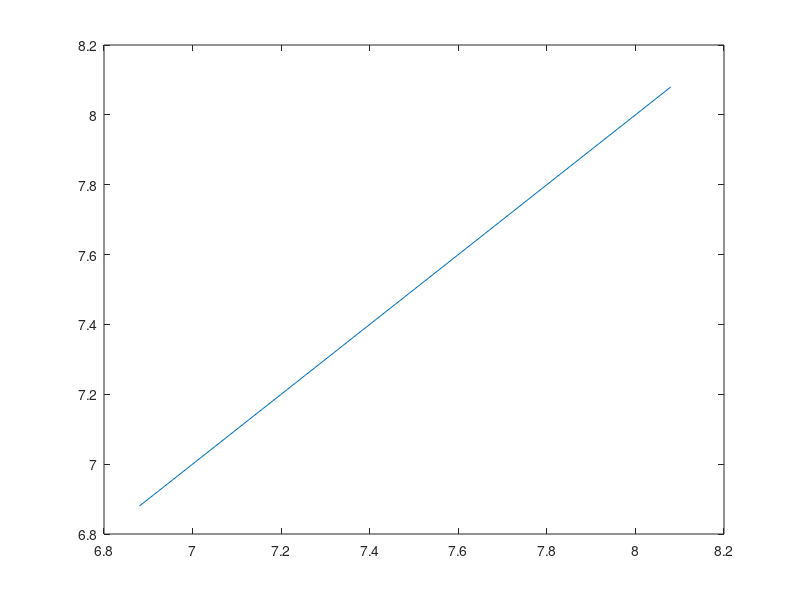
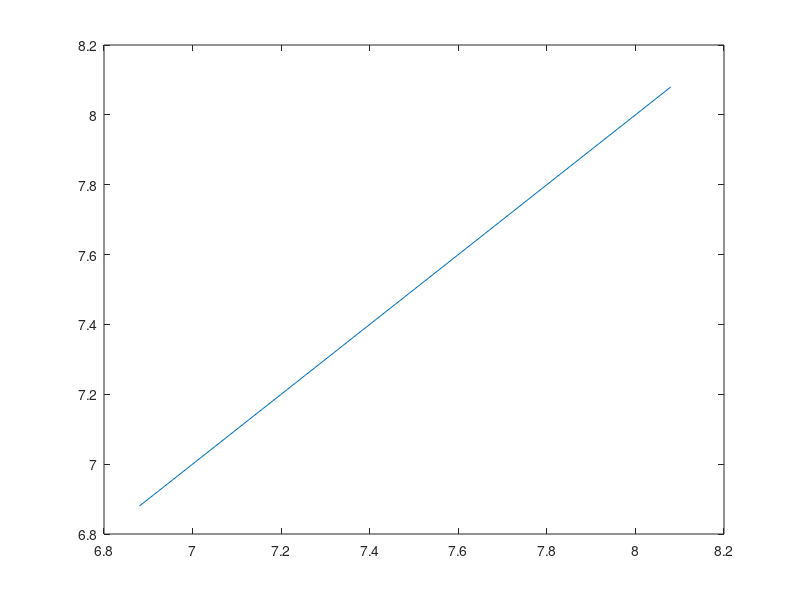
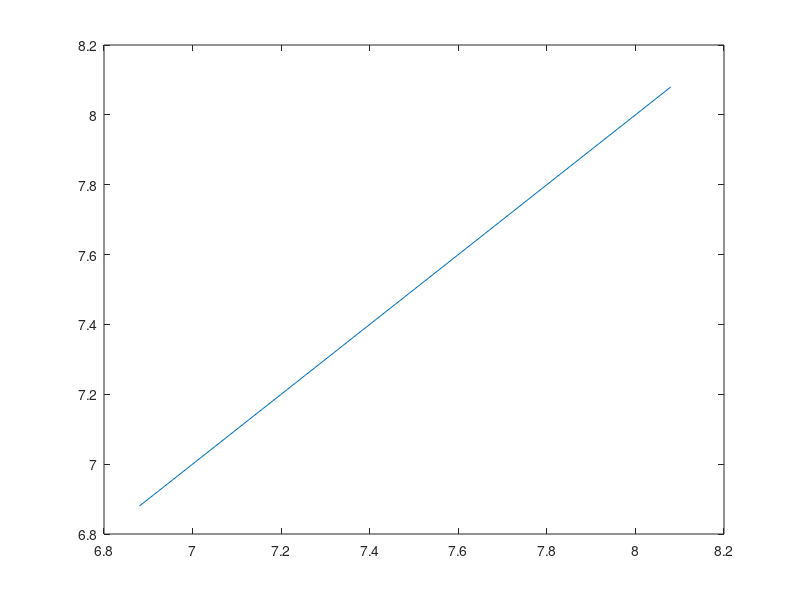
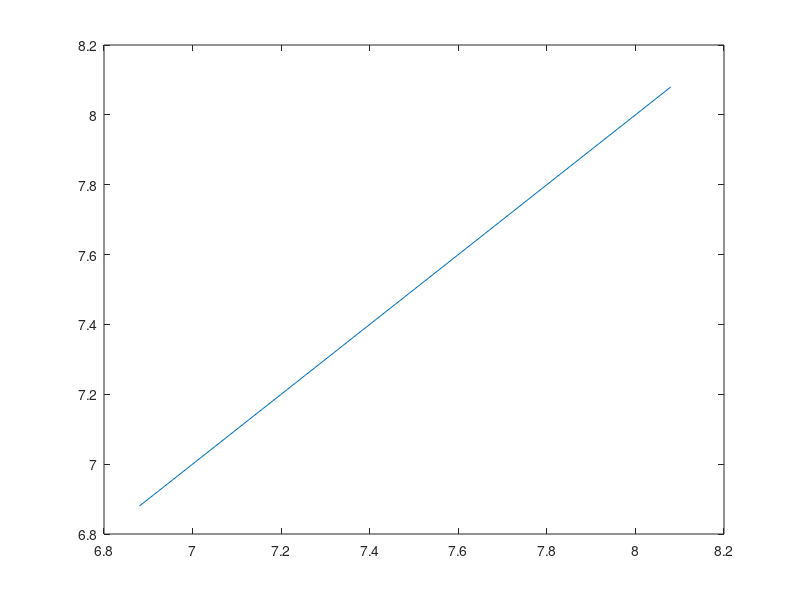

Source code (MATLAB) for these figures, in order: (Note: this script raises an error after producing the figures.)

clear; close all; clc


nlevels = 12;
nreps = 5;

load samples_chip1_new;
load pH2;

featurenum = size(X, 1);

X = X';

Xtrim = X(:,200:1000);

% [B,FitInfo] = lasso(Xtrim,pH);

% look at
% http://www.mathworks.co.uk/help/stats/lasso.html#bs25w54-6
% to see input/output params.

% 
% disp('Number of non-zero coeffs for each lambda value');
% FitInfo.DF

% select say index 31 (with DF = 19)
% plot(200:1000,B(:,31))

load index;

%figure('name', 'Lasso');
%hold on;

%load lambda;
%lambda = lambda';
lambda = 0.0001:0.0001:0.0021;
%lambda=[0.0001 0.0008];
lambdacnt = size(lambda,2);
tot = zeros(lambdacnt,1);
v = zeros(lambdacnt*nreps, 1000-200+1);

fhandle = zeros(lambdacnt,1);

for i = 1:lambdacnt
    fhandle(i) = figure;
    xlabel('Observed Response');
    ylabel('Fitted Response');  
    lx = [min(pH) max(pH)];
    ly = lx;
    plot(lx, ly);
end

for i = 1:nreps
        test = (indices == i); train = ~test;
        Xtrain = Xtrim(train,:);
        pHtrain = pH(train);
        Xtest = Xtrim(test,:);
        pHtest = pH(test);

        B = lasso(Xtrain,pHtrain - mean(pHtrain),'Lambda',lambda);
   
        for k = 1:lambdacnt
            figure(fhandle(k));
            hold on;
            betaLasso = B(:,k);
            v((k-1)*nreps+i,:) = betaLasso;
        
            betaLasso = [mean(pHtrain) - mean(Xtrain) * betaLasso; betaLasso];
            yfitLasso = [ones(size(Xtest,1),1) Xtest] * betaLasso;
            plot(pHtest,yfitLasso,'bo');
            

            SMSE = (sum((yfitLasso - pHtest) .^ 2) / sum((pHtest - mean(pHtest)) .^ 2));
            tot(k) = tot(k) + SMSE;
        end
end

for k=1:lambdacnt
    fprintf('The average of SMSE with lambda = %f is %f\n', lambda(k), tot(k) / nreps);
end



%figure;
%hold on;
%plot(wav(200:1000), mean(v));
%plot(wav(1:199), zeros(1,199));
%plot(wav(1001:1044), zeros(1,44));
%xlabel('Raman Shift (cm^{-1})');
%axis([-100 3000 -0.004 0.002])
%hold off;
